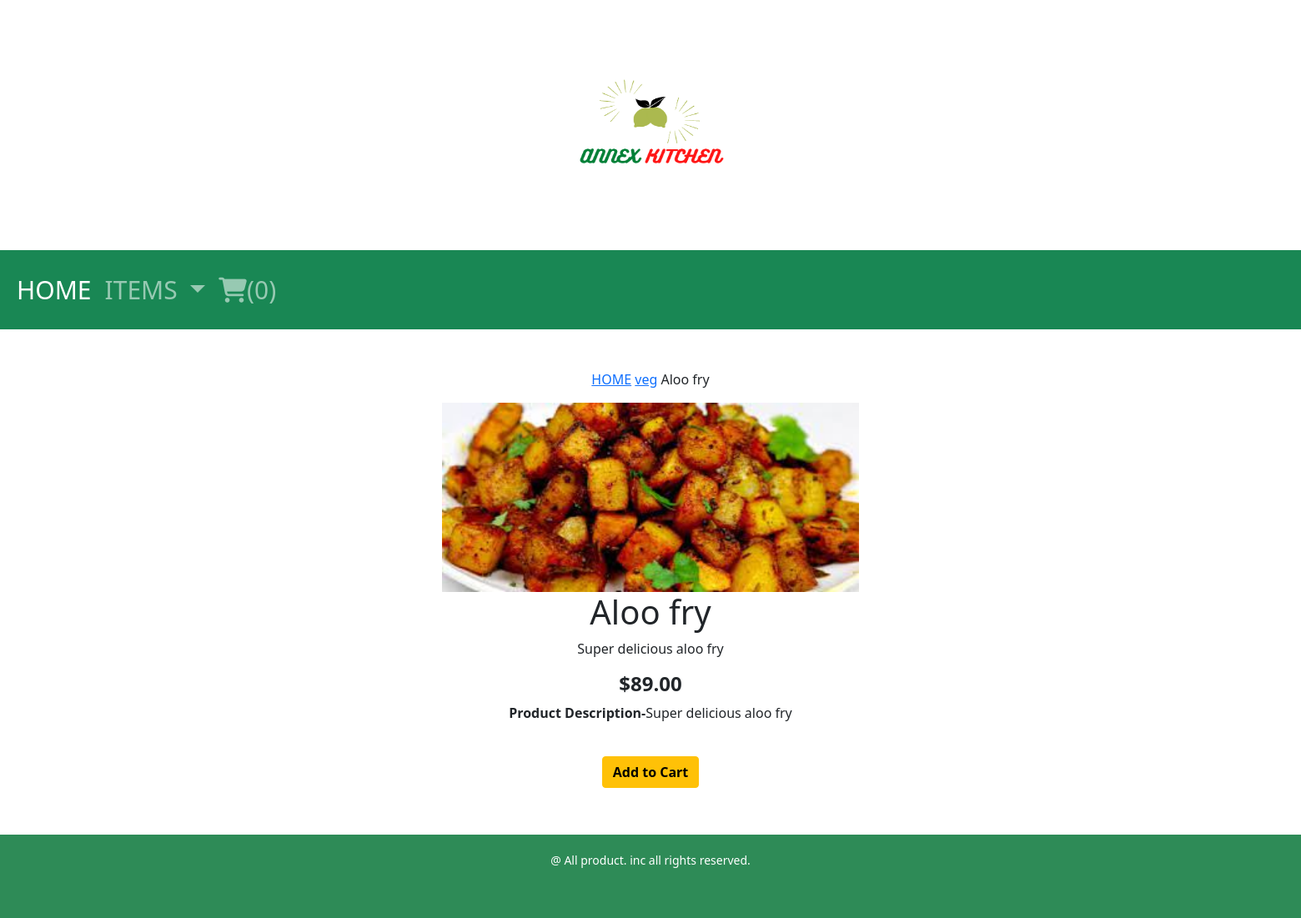
Page /shop/veg/aloo-fry/ on the committed database.
### shopapp/models.py (models this page shows, shortened)
class product(models.Model):
    name = models.CharField(max_length=250, unique=True)
    slug = models.SlugField(max_length=250, unique=True)
    des = models.TextField(blank=True)
    price = models.DecimalField(max_digits=10, decimal_places=2)
    category = models.ForeignKey(category, on_delete=models.CASCADE)
    img = models.ImageField(upload_to='product', blank=True)
    stock = models.IntegerField()
    available = models.BooleanField(default=True)
    created = models.DateTimeField(auto_now_add=True)
    update = models.DateTimeField(auto_now=True)
    class Meta:
        ordering = ('name',)
        verbose_name = 'product'
        verbose_name_plural = 'products'

class category(models.Model):
    name = models.CharField(max_length=250, unique=True)
    slug = models.SlugField(max_length=250, unique=True)
    des = models.TextField(blank=True)
    img = models.ImageField(upload_to='category', blank=True)
    class Meta:
        ordering = ('name',)
        verbose_name = 'category'
        verbose_name_plural = 'categories'
    def get_url(self):
        return reverse('shopapp:allpro',args=[self.slug])
    def __str__(self):
        return '{}'.format(self.name)

### shopapp/views.py (the view)
# urls.py: path('<slug:c_slug>/<slug:pro_slug>/',views.prodetails,name='pdetails')
def prodetails(request,c_slug,pro_slug):
    try:
        pro=product.objects.get(category__slug=c_slug,slug=pro_slug)
    except Exception as e:
        raise e
    return render(request,"product.html",{'pro':pro})

### cartapp/context_processors.py (called while the page is built)
def counter(request):
    item_count=0
    if 'admin' in request.path:
        return {}
    else:
        try:
            cart=Cart.objects.filter(c_id=cart_id(request))
            cart_items=CartItem.objects.all().filter(cart=cart[:1])
            for cart_item in cart_items:
                item_count += cart_item.quantity
        except Cart.DoesNotExist:
            item_count=0
    return dict(item_count=item_count)

### cartapp/views.py (called while the page is built)
def cart_id(request):
    cart=request.session.session_key
    if not cart:
        cart=request.session.create()
    return cart

### shopapp/context_processors.py (called while the page is built)
def menu_links(request):
    links=category.objects.all()
    return  dict(links=links)

### templates/product.html (shortened to what this page needs)
{% extends 'base.html' %}
{% load static %}
{% block content %}
<center>
<div>
    <div>
        <br><br>
        <p><a href="{% url 'shopapp:allcat' %}">HOME</a>  <a href="{{pro.category.get_url}}">{{pro.category}}</a>  {{pro.name}} </p>
    </div>
</div>
<div>
    <div class="col-12 col-sm-12 col-md-12 col-lg-12">
        <div style="min-width:18rem;">
            <img src="{{pro.img.url}}" alt="{{pro.name}}" class="my_img">
        </div>
    </div>
    <div>
        <div class="col-12 col-sm-12 col-md-12 col-lg-12">
            <h1>{{pro.name}}</h1>
            <p>{{pro.des}}</p>
            <h4><b>${{pro.price}}</b></h4>
            <p><b>Product Description-</b>{{pro.des}}</p>
            <br>
            {% if pro.stock <= 0 %}
            <h2 style="color:red"><b>SORRY..Not available.</b></h2>
            {% else %}
          <h4 style="font-size:25px;">  <a href="{% url 'cartapp:add_cart' pro.id %}" class="btn btn-warning"><b>Add to Cart</b></a></h4>
            {% endif %}
        </div>
    </div>
</div>
<br><br>
</center>
{% endblock %}

### static/css/custom.css (style rules this page uses)
body { font-family: 'Alfa Slab One', cursive; margin:10px }
.my_img { width:500px; }

### rows in the picture
product: category "veg", name "Aloo fry", img (picture), des "Super delicious aloo fry", price "89.00"

### other values in the picture
{{ item_count }} "0"
